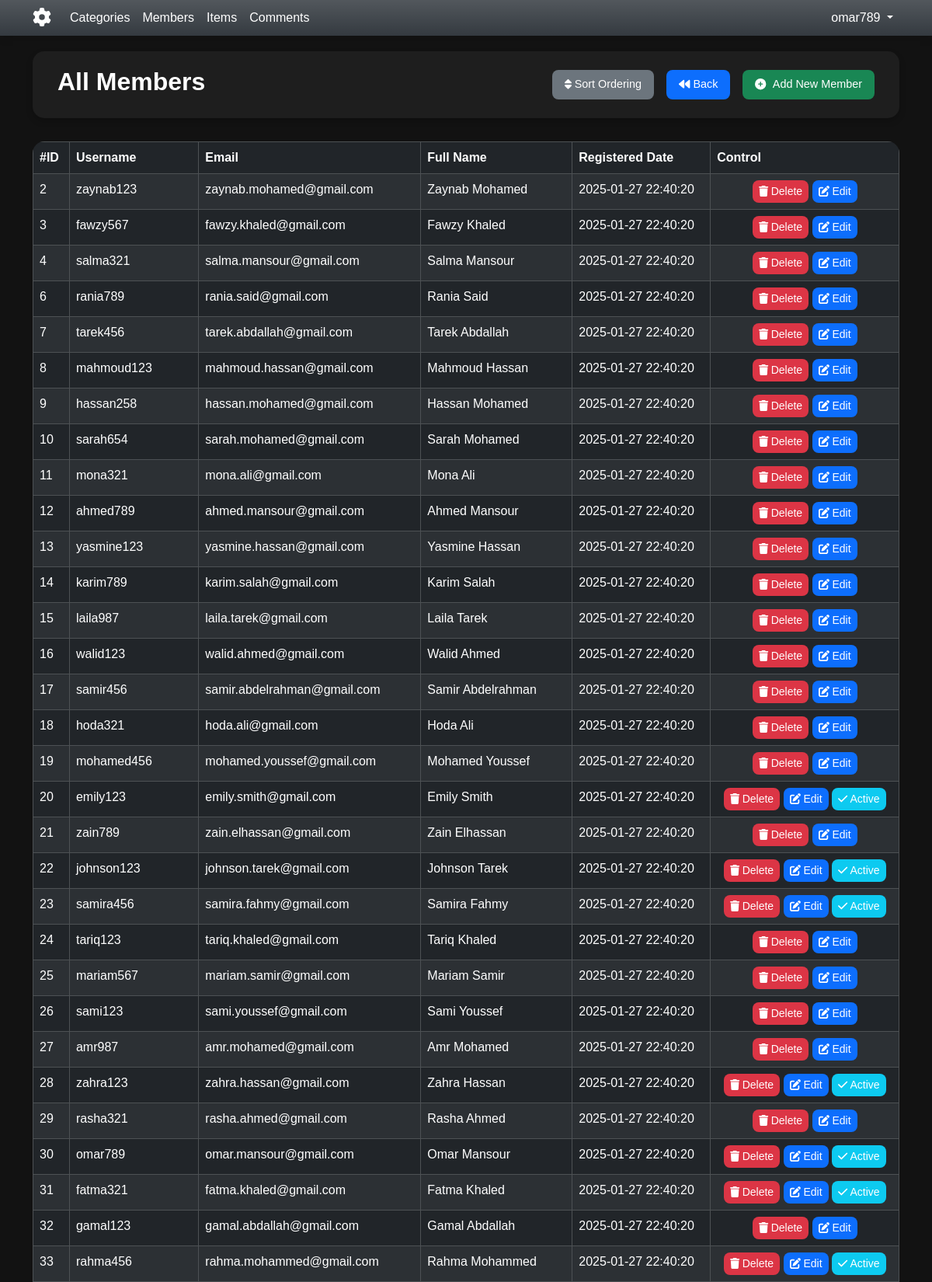
The page /admin/members.php?do=all_comments (signed in, upper part) on the database its author committed.
### tables this page shows
CREATE TABLE `users` (
  `UserID` int NOT NULL,
  `Username` varchar(255) NOT NULL COMMENT 'username to login',
  `Password` varchar(255) NOT NULL COMMENT 'password to login',
  `Email` varchar(255) NOT NULL,
  `FullName` varchar(255) NOT NULL,
  `GroupID` int NOT NULL DEFAULT '0',
  `AdminID` int NOT NULL DEFAULT '0',
  `RagStatus` int NOT NULL DEFAULT '0' COMMENT 'User Approval',
  `Date` datetime DEFAULT NULL,
  `Description` text,
  `Phone` text
);

### admin/pagesMember/all_comments.php (the view, shortened to what this page needs)
<?php
if (isset($_GET['page']) && $_GET['page'] == 'pending') {
    $query = 'AND RagStatus';
} else {
    $query = null;
}
$sort = isset($_GET['sort']) && $_GET['sort'] == 'ASC' ? 'DESC' : 'ASC';
$stmt = $con->prepare("SELECT * FROM users WHERE GroupID = 1 AND AdminID = 0 $query
                       ORDER BY UserID $sort");
$stmt->execute();
$rows = $stmt->fetchAll();
?>
<div class="container">
    <div class="row justify-content-center">
        <div class="col-md-12">
            <div class="header-section">
                <div class="container">
                    <div class="d-flex align-items-center justify-content-between flex-wrap gap-3">
                        <div>
                            <h2 class="custom-h2 fw-bold text-start me-2">All Members</h2>
                        </div>
                        <div class="d-flex align-items-center flex-wrap gap-3">
                            <a id="sortOrdering" class="btn btn-secondary" href="?sort=<?= $sort ?>">
                                <i class="fa-solid fa-sort"></i> Sort Ordering
                            </a>
                            <a id="sortOrdering" class="btn btn-primary" href="<?= $_SERVER['HTTP_REFERER'] ?>">
                                <i class="fa-solid fa-backward"></i> Back
                            </a>
                            <a href="members.php?do=add" class="btn btn-success">
                                <i class="fas fa-plus-circle me-2"></i>Add New Member
                            </a>
                        </div>
                    </div>
                </div>
            </div>
            <div class="table-responsive mt-4">
                <table class="table table-bordered table-striped table-dark table-hover rounded-table">
                    <thead class="rounded">
                        <tr>
                            <th>#ID</th>
                            <th>Username</th>
                            <th>Email</th>
                            <th>Full Name</th>
                            <th>Registered Date</th>
                            <th>Control</th>
                        </tr>
                    </thead>
                    <tbody>
                        <?php
                        foreach ($rows as $member) {
                            echo "<tr>";
                            echo "<td>{$member['UserID']}</td>";
                            echo "<td>{$member['Username']}</td>";
                            echo "<td>{$member['Email']}</td>";
                            echo "<td>{$member['FullName']}</td>";
                            echo "<td>{$member['Date']}</td>";
                            echo "<td class='text-center'>
                                    <a class='btn btn-sm btn-danger delete-btn control' href='members.php?do=delete&id=" . $member['UserID'] . "' ><i class='fas fa-trash'></i> Delete</a>
                                    <a class='btn btn-sm btn-primary edit-btn control' href='members.php?do=edit&id=" . $member['UserID'] . "' '><i class='fas fa-edit'></i> Edit</a> ";
                            if ($member['RagStatus'] == 1) {
                                echo "<a class='btn btn-sm btn-info active-btn control' href='members.php?do=active&id=" . $member['UserID'] . "''><i class='fas fa-check'></i> Active</a>";
                            }
                            echo "</tr>";
                        }
                        ?>
                    </tbody>
                </table>
            </div>
        </div>
    </div>
</div>

### admin/style/css/global/global.css (style rules this page uses)
:root { --bs-dark-rgb: 52, 58, 64; --bs-bg-opacity: 0.8; --white-color: #ffffff; --black-color: #000000; --primary-color: #007bff; --secondary-color: #0056b3; --success-color: #28a745; --danger-color: #dc3545; --warning-color: #e67e22; --info-color: #3498db; --shadow: 0 4px 10px rgba(0, 0, 0, 0.1); --transition: all 0.3s ease; }
body { margin: 0; padding: 0; background-color: rgba(var(--bs-dark-rgb), var(--bs-bg-opacity)); color: var(--white-color); font-family: 'Arial', sans-serif; }
a { text-decoration: none; color: inherit; }

### admin/style/css/pages/dashboard.css (style rules this page uses)
.btn { border-radius: 5px; text-decoration: none; font-size: 0.9em; transition: background 0.3s ease; }
.btn-info { background: #3498db; color: #fff; }
.btn-secondary { background: #7f8c8d; color: #fff; }

### admin/style/css/components/tables.css (style rules this page uses)
.rounded-table { border-radius: 15px; overflow: hidden; }
.rounded-table thead { border-radius: 15px 15px 0 0; }

### admin/style/css/main_pages/categorys.css (style rules this page uses)
body { background-color: #1a1d20; color: #ffffff; font-family: 'Arial', sans-serif; margin: 0; padding: 0; }
body { background-color: #121212; color: #ffffff; }
.btn { border-radius: 8px; padding: 0.5rem 1rem; font-size: 0.9rem; transition: background-color 0.3s ease, transform 0.2s ease; }
.btn-secondary { background-color: #6c757d; border: none; }
.btn-primary { background-color: #0d6efd; border: none; }
.btn-success { background-color: #198754; border: none; }
.btn-danger { background-color: #dc3545; border: none; }
.btn-info { background-color: #0dcaf0; border: none; }
.btn-sm { padding: 0.25rem 0.5rem; font-size: 0.875rem; }
.custom-h2 { color: #ffffff; font-weight: bold; font-size: 2rem; }
.header-section { background-color: #1e1e1e; padding: 20px; border-radius: 15px; margin-bottom: 30px; box-shadow: 0 4px 8px rgba(0, 0, 0, 0.2); }

### admin/style/css/main_pages/members.css (style rules this page uses)
div a { text-decoration: none; color: white; }

### admin/includes/templates/header.php (style rules this page uses)
body { font-family: 'Arial', sans-serif; }
body { background-color: #121212; color: #ffffff; }
* { scrollbar-width: thin; scrollbar-color: #555 #2c2c2c; }

### admin/pagesMember/all_comments.php (style rules this page uses)
.header-section { background-color: #1e1e1e; padding: 20px; border-radius: 15px; margin-bottom: 30px; box-shadow: 0 4px 8px rgba(0, 0, 0, 0.2); }

### rows shown on the page
users: UserID "2", Username "zaynab123", Email "zaynab.mohamed@gmail.com", FullName "Zaynab Mohamed", Date "2025-01-27 22:40:20"
users: UserID "3", Username "fawzy567", Email "fawzy.khaled@gmail.com", FullName "Fawzy Khaled", Date "2025-01-27 22:40:20"
users: UserID "4", Username "salma321", Email "salma.mansour@gmail.com", FullName "Salma Mansour", Date "2025-01-27 22:40:20"
users: UserID "6", Username "rania789", Email "rania.said@gmail.com", FullName "Rania Said", Date "2025-01-27 22:40:20"
users: UserID "7", Username "tarek456", Email "tarek.abdallah@gmail.com", FullName "Tarek Abdallah", Date "2025-01-27 22:40:20"
users: UserID "8", Username "mahmoud123", Email "mahmoud.hassan@gmail.com", FullName "Mahmoud Hassan", Date "2025-01-27 22:40:20"
users: UserID "9", Username "hassan258", Email "hassan.mohamed@gmail.com", FullName "Hassan Mohamed", Date "2025-01-27 22:40:20"
users: UserID "10", Username "sarah654", Email "sarah.mohamed@gmail.com", FullName "Sarah Mohamed", Date "2025-01-27 22:40:20"
users: UserID "11", Username "mona321", Email "mona.ali@gmail.com", FullName "Mona Ali", Date "2025-01-27 22:40:20"
users: UserID "12", Username "ahmed789", Email "ahmed.mansour@gmail.com", FullName "Ahmed Mansour", Date "2025-01-27 22:40:20"
users: UserID "13", Username "yasmine123", Email "yasmine.hassan@gmail.com", FullName "Yasmine Hassan", Date "2025-01-27 22:40:20"
users: UserID "14", Username "karim789", Email "karim.salah@gmail.com", FullName "Karim Salah", Date "2025-01-27 22:40:20"
users: UserID "15", Username "laila987", Email "laila.tarek@gmail.com", FullName "Laila Tarek", Date "2025-01-27 22:40:20"
users: UserID "16", Username "walid123", Email "walid.ahmed@gmail.com", FullName "Walid Ahmed", Date "2025-01-27 22:40:20"
users: UserID "17", Username "samir456", Email "samir.abdelrahman@gmail.com", FullName "Samir Abdelrahman", Date "2025-01-27 22:40:20"
users: UserID "18", Username "hoda321", Email "hoda.ali@gmail.com", FullName "Hoda Ali", Date "2025-01-27 22:40:20"
users: UserID "19", Username "mohamed456", Email "mohamed.youssef@gmail.com", FullName "Mohamed Youssef", Date "2025-01-27 22:40:20"
users: UserID "20", Username "emily123", Email "emily.smith@gmail.com", FullName "Emily Smith", Date "2025-01-27 22:40:20"
users: UserID "21", Username "zain789", Email "zain.elhassan@gmail.com", FullName "Zain Elhassan", Date "2025-01-27 22:40:20"
users: UserID "22", Username "johnson123", Email "johnson.tarek@gmail.com", FullName "Johnson Tarek", Date "2025-01-27 22:40:20"
users: UserID "23", Username "samira456", Email "samira.fahmy@gmail.com", FullName "Samira Fahmy", Date "2025-01-27 22:40:20"
users: UserID "24", Username "tariq123", Email "tariq.khaled@gmail.com", FullName "Tariq Khaled", Date "2025-01-27 22:40:20"
users: UserID "25", Username "mariam567", Email "mariam.samir@gmail.com", FullName "Mariam Samir", Date "2025-01-27 22:40:20"
users: UserID "26", Username "sami123", Email "sami.youssef@gmail.com", FullName "Sami Youssef", Date "2025-01-27 22:40:20"
users: UserID "27", Username "amr987", Email "amr.mohamed@gmail.com", FullName "Amr Mohamed", Date "2025-01-27 22:40:20"
users: UserID "28", Username "zahra123", Email "zahra.hassan@gmail.com", FullName "Zahra Hassan", Date "2025-01-27 22:40:20"
users: UserID "29", Username "rasha321", Email "rasha.ahmed@gmail.com", FullName "Rasha Ahmed", Date "2025-01-27 22:40:20"
users: UserID "30", Username "omar789", Email "omar.mansour@gmail.com", FullName "Omar Mansour", Date "2025-01-27 22:40:20"
users: UserID "31", Username "fatma321", Email "fatma.khaled@gmail.com", FullName "Fatma Khaled", Date "2025-01-27 22:40:20"
users: UserID "32", Username "gamal123", Email "gamal.abdallah@gmail.com", FullName "Gamal Abdallah", Date "2025-01-27 22:40:20"
users: UserID "33", Username "rahma456", Email "rahma.mohammed@gmail.com", FullName "Rahma Mohammed", Date "2025-01-27 22:40:20"

### other values the page prints
lang('CATEGORIES') "Categories"
lang('MEMBER') "Members"
lang('ITEM') "Items"
lang('COMMENT') "Comments"
lang('ADMIN') "omar789"
